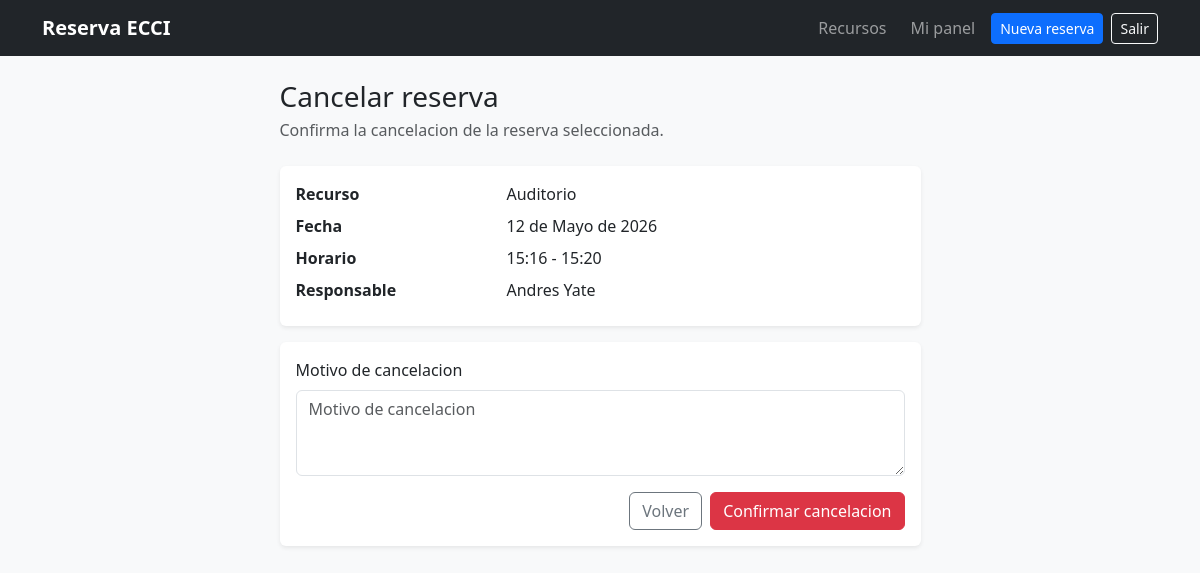
Page /myapp/reservas/1/cancelar/ (signed in) on the committed database.
### myapp/models.py (models this page shows, shortened)
class Reserva(models.Model):
    ACTIVA = "activa"
    CANCELADA = "cancelada"
    ESTADO_CHOICES = [
        (ACTIVA, "Activa"),
        (CANCELADA, "Cancelada"),
    ]
    recurso = models.ForeignKey(
        Recurso,
        on_delete=models.PROTECT,
        related_name="reservas",
        verbose_name="recurso",
    )
    usuario = models.ForeignKey(
        settings.AUTH_USER_MODEL,
        on_delete=models.SET_NULL,
        blank=True,
        null=True,
        related_name="reservas",
        verbose_name="usuario",
    )
    responsable = models.CharField("responsable", max_length=120)
    correo = models.EmailField("correo de contacto")
    fecha = models.DateField("fecha")
    hora_inicio = models.TimeField("hora de inicio")
    hora_fin = models.TimeField("hora de fin")
    descripcion = models.TextField("descripcion", blank=True)
    estado = models.CharField(
        "estado", max_length=20, choices=ESTADO_CHOICES, default=ACTIVA
    )
    motivo_cancelacion = models.TextField("motivo de cancelacion", blank=True)
    creada_en = models.DateTimeField("creada en", auto_now_add=True)
    actualizada_en = models.DateTimeField("actualizada en", auto_now=True)
    class Meta:
        ordering = ["fecha", "hora_inicio", "recurso__nombre"]
        verbose_name = "reserva"
        verbose_name_plural = "reservas"
    @property
    def esta_cancelada(self):
        return self.estado == self.CANCELADA

class Recurso(models.Model):
    SALON = "salon"
    AUDITORIO = "auditorio"
    LABORATORIO = "laboratorio"
    EQUIPO = "equipo"
    TIPO_CHOICES = [
        (SALON, "Salon"),
        (AUDITORIO, "Auditorio"),
        (LABORATORIO, "Laboratorio"),
        (EQUIPO, "Equipo"),
    ]
    nombre = models.CharField("nombre", max_length=100)
    tipo = models.CharField("tipo", max_length=20, choices=TIPO_CHOICES)
    ubicacion = models.CharField("ubicacion", max_length=120)
    capacidad = models.PositiveIntegerField("capacidad", default=1)
    descripcion = models.TextField("descripcion")
    activo = models.BooleanField("activo", default=True)
    class Meta:
        ordering = ["tipo", "nombre"]
        verbose_name = "recurso"
        verbose_name_plural = "recursos"

### myapp/views.py (the view)
@login_required
def cancelar_reserva(request, reserva_id):
    reserva = get_object_or_404(Reserva, pk=reserva_id, usuario=request.user)
    if reserva.esta_cancelada:
        messages.info(request, "La reserva ya estaba cancelada.")
        return redirect("panel")
    if request.method == "POST":
        form = CancelarReservaForm(request.POST)
        if form.is_valid():
            reserva.estado = Reserva.CANCELADA
            reserva.motivo_cancelacion = form.cleaned_data["motivo_cancelacion"]
            reserva.save()
            messages.success(request, "Reserva cancelada correctamente.")
            return redirect("panel")
    else:
        form = CancelarReservaForm()
    return render(
        request,
        "myapp/cancelar.html",
        {
            "form": form,
            "reserva": reserva,
        },
    )

### myapp/forms.py
class CancelarReservaForm(forms.Form):
    motivo_cancelacion = forms.CharField(
        label="Motivo de cancelacion",
        required=False,
        widget=forms.Textarea(attrs={"rows": 3}),
    )

### myapp/templates/myapp/cancelar.html (shortened to what this page needs)
{% extends "base.html" %}
{% load django_bootstrap5 %}
{% block content %}
<div class="row justify-content-center">
    <div class="col-lg-7">
        <div class="mb-4">
            <h1 class="h3 mb-1">Cancelar reserva</h1>
            <p class="text-muted mb-0">Confirma la cancelacion de la reserva seleccionada.</p>
        </div>
        <div class="card border-0 shadow-sm mb-3">
            <div class="card-body">
                <dl class="row mb-0">
                    <dt class="col-sm-4">Recurso</dt>
                    <dd class="col-sm-8">{{ reserva.recurso.nombre }}</dd>
                    <dt class="col-sm-4">Fecha</dt>
                    <dd class="col-sm-8">{{ reserva.fecha }}</dd>
                    <dt class="col-sm-4">Horario</dt>
                    <dd class="col-sm-8">{{ reserva.hora_inicio|time:"H:i" }} - {{ reserva.hora_fin|time:"H:i" }}</dd>
                    <dt class="col-sm-4">Responsable</dt>
                    <dd class="col-sm-8">{{ reserva.responsable }}</dd>
                </dl>
            </div>
        </div>
        <div class="card border-0 shadow-sm">
            <div class="card-body">
                <form method="post">
                    {% bootstrap_form form %}
                    <div class="d-flex justify-content-end gap-2">
                        <a class="btn btn-outline-secondary" href="{% url 'index' %}">Volver</a>
                        <button class="btn btn-danger" type="submit">Confirmar cancelacion</button>
                    </div>
                </form>
            </div>
        </div>
    </div>
</div>
{% endblock %}

### rows in the picture
Reserva: recurso.nombre "Auditorio", fecha "12 de Mayo de 2026", hora_inicio "15:16", hora_fin "15:20", responsable "Andres Yate"
